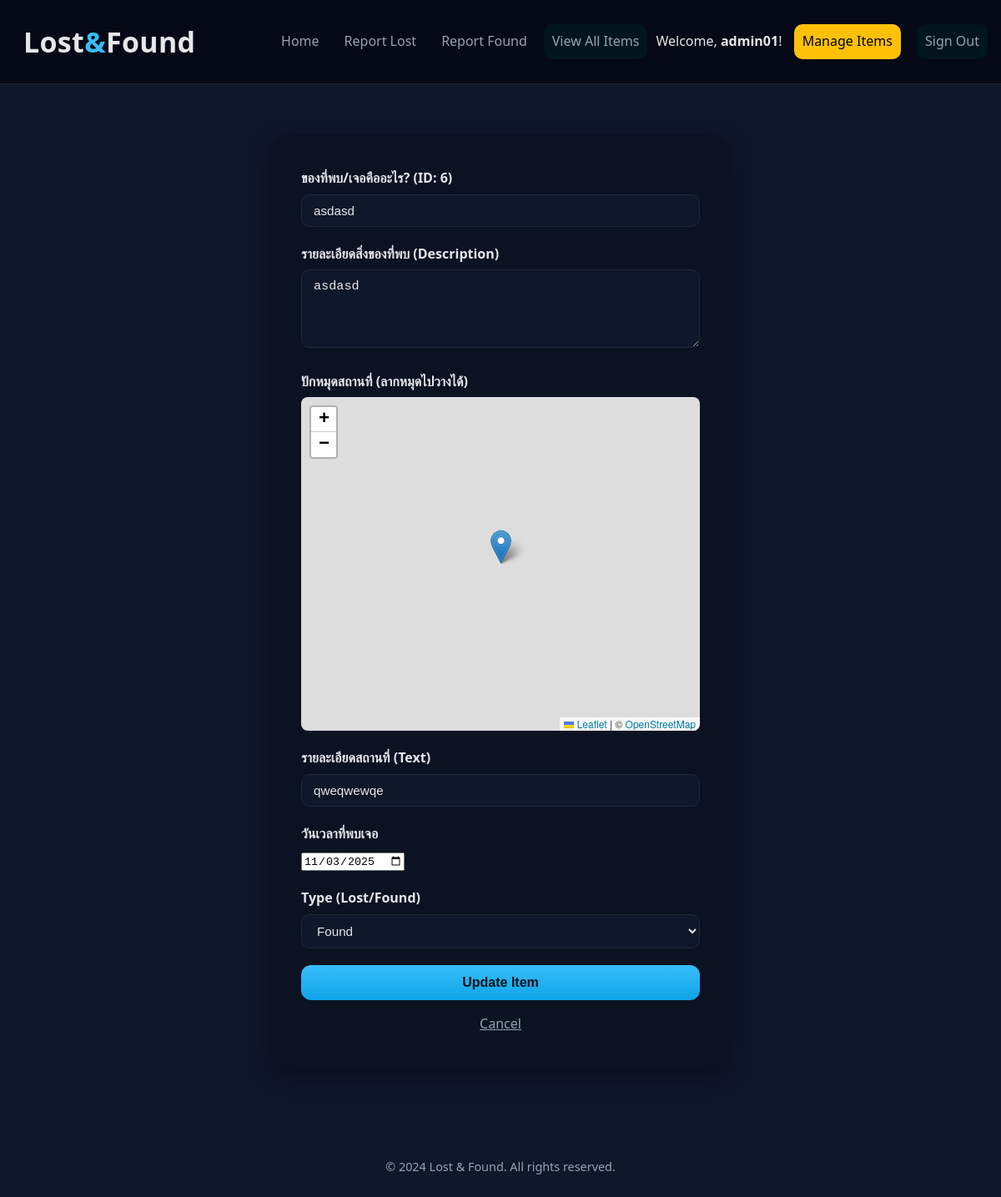
/admin/edit/6 (signed in), run on the app's committed database.
### tables this page shows
CREATE TABLE items (
    id INTEGER PRIMARY KEY AUTOINCREMENT,
    title TEXT NOT NULL,
    description TEXT,
    location TEXT,
    date TEXT,
    type TEXT,
    image TEXT,
    created_at TEXT,
    latitude REAL,
    longitude REAL
);

### app.py (the view, shortened to what this page needs)
@app.route('/admin/edit/<int:item_id>', methods=['GET', 'POST'])
@admin_required
def admin_edit(item_id):
    conn = sqlite3.connect('lostandfound.db')
    conn.row_factory = sqlite3.Row
    c = conn.cursor()
    c.execute("SELECT * FROM items WHERE id = ?", (item_id,))
    item = c.fetchone()
    conn.close()
    if item is None:
        flash("Item not found!", "error")
        return redirect(url_for('admin_manage'))
    return render_template('admin_edit.html', item=item)

### app.py (called while the page is built)
def admin_required(f):
    @wraps(f)
    def decorated_function(*args, **kwargs):
        if session.get('role') != 'admin':
            flash("You must be an admin to view this page.", "error")
            return redirect(url_for('index'))
        return f(*args, **kwargs)
    return decorated_function

### templates/admin_edit.html (shortened to what this page needs)
{% extends "layout.html" %}
{% block content %}
<main class="report-container">
    <form method="POST" action="{{ url_for('admin_edit', item_id=item['id']) }}">
        <div class="form-group">
            <label for="item-title-found">ของที่พบ/เจอคืออะไร? (ID: {{ item['id'] }})</label>
            <input type="text" id="item-title-found" name="title" value="{{ item['title'] }}" required>
        </div>
        <div class="form-group">
            <label for="item-description-found">รายละเอียดสิ่งของที่พบ (Description)</label>
            <textarea id="item-description-found" name="description" rows="4" required>{{ item['description'] }}</textarea>
        </div>
        <div class="form-group">
            <label for="map">ปักหมุดสถานที่ (ลากหมุดไปวางได้)</label>
            <div id="map"></div>
        </div>
        <div class="form-group">
            <label for="item-location-details">รายละเอียดสถานที่ (Text)</label>
            <input type="text" id="item-location-details" name="location"
                   value="{{ item['location'] or '' }}"
                   placeholder="เช่น บนโต๊ะหินอ่อน, หน้าห้องน้ำตึก 3 ...">
        </div>
        <div class="form-group">
            <label for="item-date-found">วันเวลาที่พบเจอ</label>
            <input type="date" id="item-date-found" name="date" value="{{ item['date'] }}" required>
        </div>
        <div class="form-group">
            <label for="item-type-admin">Type (Lost/Found)</label>
            <select id="item-type-admin" name="type" required>
                <option value="Found" {% if item['type'] == 'Found' %}selected{% endif %}>
                    Found
                </option>
            </select>
        </div>
        <button type="submit" id="submit-button-found">Update Item</button>
        <a href="{{ url_for('admin_manage') }}" style="display: block; text-align: center; margin-top: 1rem; color: var(--muted);">
            Cancel
        </a>
    </form>
</main>
{% endblock %}

### static/css/styles.css (style rules this page uses)
:root { --bg: #0f172a; --muted: #94a3b8; --text: #e5e7eb; --brand: #38bdf8; --brand-strong: #0ea5e9; --border: #1f2937; --surface: #0b1222; }
* { box-sizing: border-box; }
html, body { margin: 0; padding: 0; background: var(--bg); color: var(--text); font: 16px/1.6 system-ui, -apple-system, Segoe UI, Roboto, Inter, "Helvetica Neue", Arial, "Noto Sans", "Liberation Sans", sans-serif; }
.report-container { max-width: 550px; margin: 60px auto; background: var(--surface); color: var(--text); padding: 40px 36px; border-radius: 20px; box-shadow: 0 10px 30px rgba(0, 0, 0, 0.4); }
.form-group { margin-bottom: 20px; }
.form-group label { display: block; font-weight: 600; margin-bottom: 6px; color: var(--text); }
input[type="text"], textarea, select { width: 100%; padding: 10px 14px; border: 1px solid var(--border); border-radius: 10px; background: #0f172a; color: var(--text); font-size: 0.95rem; transition: all 0.2s ease; }
input[type="password"], textarea, select { width: 100%; padding: 10px 14px; border: 1px solid var(--border); border-radius: 10px; background: #0f172a; color: var(--text); font-size: 0.95rem; transition: all 0.2s ease; }
::placeholder { color: var(--muted); }
#submit-button-lost, #submit-button-found { display: block; width: 100%; padding: 12px; background: linear-gradient(180deg, var(--brand), var(--brand-strong)); border: none; border-radius: 12px; color: #00131a; font-weight: 700; font-size: 1rem; cursor: pointer; transition: 0.2s ease; }
#map { height: 400px; width: 100%; border-radius: 8px; z-index: 10; }

### data on the page
items: id "6", title "asdasd", description "asdasd", location "qweqwewqe", date "11/03/2025", type "Found"

### other printed values
{{ session.username }} "admin01"
